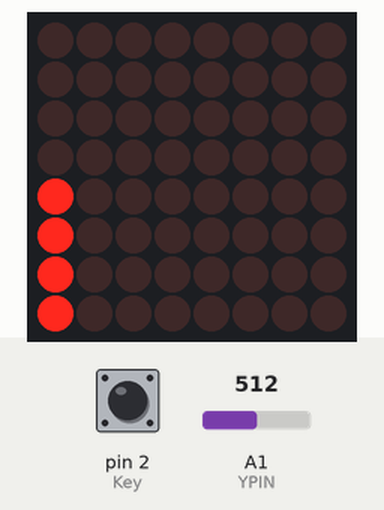
Recording of a sketch running on a simulated Arduino Uno, built with avr-gcc and run on an emulated ATmega328P. Parts: 8×8 LED matrix. Inputs (shaded band) come from the test bench; at power-on: pin 2 (Key) HIGH, A1 (YPIN) = 512. Random numbers use the default seed unless the sketch sets one.

Above: at 1.2 s.
1.3 s: pin 2 (Key) pulled LOW for 0.15 s
At 3.07 s:
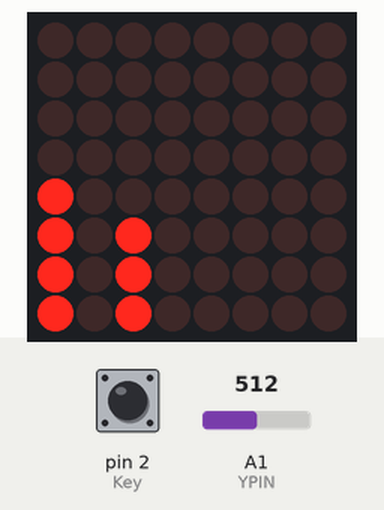
3.8 s: pin 2 (Key) pulled LOW for 1 s
At 4.09 s:
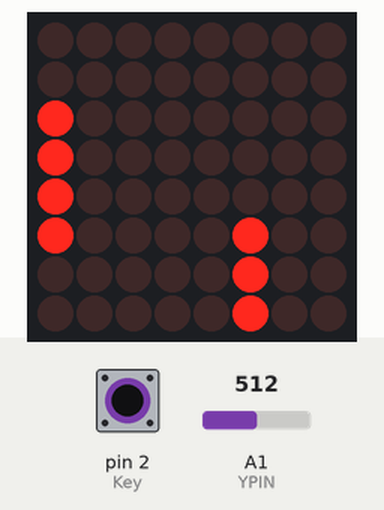
8.4 s: pin 2 (Key) pulled LOW for 0.15 s
At 8.85 s:
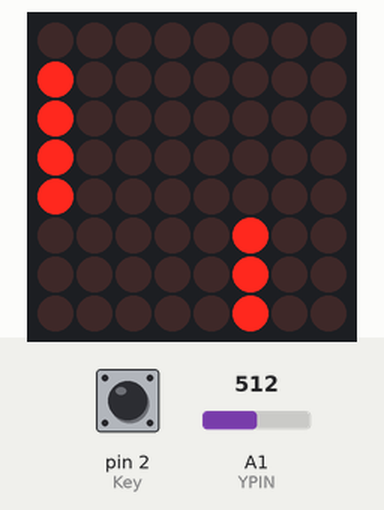

Measured:
- after the input at 1.3 s, the display: first changes after 0.10 s (image 1 shows a later state)

The sketch:

LED_Matrix_Dino.ino
```cpp
#include "LedControl.h"

#define DIN 12
#define CLK 10
#define CS 11
#define Key 2
#define XPIN A0
#define YPIN A1

LedControl lc = LedControl(DIN,CLK,CS,1);

unsigned long frameDelay = 1000/15 ;
int stat = 0;
bool keyin = false;
unsigned long curMillis, passedMillis;

void setup() {
  randomSeed(analogRead(5));
  Serial.begin(9600);
  pinMode(Key, INPUT);
  digitalWrite(Key, HIGH);
  lc.shutdown(0, false);
  lc.setIntensity(0,8);
  lc.clearDisplay(0);
  curMillis = millis();
}

void loop() {
  static unsigned long lastMillis =0;
  static unsigned long passedMillis =0;
  passedMillis = millis() - lastMillis;
  if (passedMillis >= frameDelay) {
    //Serial.println(passedMillis);
    lastMillis = millis();
    //passedMillis-=frameDelay;
    readJoyStick();
    //lc.clearDisplay(0);
    drawTree();
    drawDino();
    collision();
  }
}

void readJoyStick() {
  static bool lastkey;
  bool key = 1-digitalRead(Key);
  //int X = analogRead(XPIN);
  int Y = analogRead(YPIN);
  //int x = map(X/10,0,102, 0,7);
  int y = map(Y/10,0,102, 0,7);

  if (!keyin) {
    if (!lastkey && key) {
      keyin = true;
    }
  } else {
    keyin = false;
  }
  lastkey = key;
}
int dinoUpFrame = 10;
int dinoDownFrame = 10;
void drawDino() {
  static int dinoStat;
  static int framecount;
  static byte dino = 15;
  int offset = 0;
  if (dinoStat == 0) {
    if(keyin) { // start to jump
      dinoStat = 1; // go up
      framecount = 0;
    }
  } if (dinoStat == 1) {
    if (framecount == dinoUpFrame) {
      dinoStat = 2; // go down
      framecount = dinoDownFrame;
    }
    framecount ++;
    offset = (framecount*5)/dinoUpFrame;
  } else if (dinoStat == 2) {
    if (framecount == 0) {
      dinoStat = 0;
    }
    framecount --;
    offset = (framecount *5)/dinoDownFrame;
  }
  lc.setColumn(0,0,dino<<offset);
}
int dinoSpeed = 3;
void drawTree() {
  static byte trees[8];
  static int pointer = 0;
  static int framecount = 0;
  framecount++;
  if (framecount == dinoSpeed) {
    framecount = 0;
    trees[pointer] = (random(4)== 4);
    pointer ++;
    if (pointer == 8) pointer = 0;

    for (int i=7;i>0;i--) {
      int col = i + pointer;
      if (col > 8 ) col -= 8;
      if (trees[col] > 0) {
        lc.setColumn(0,i+1, 7);
      } else {
        lc.setColumn(0,i+1,0);
      }
    }
  }
}

void collision() {

}
```
